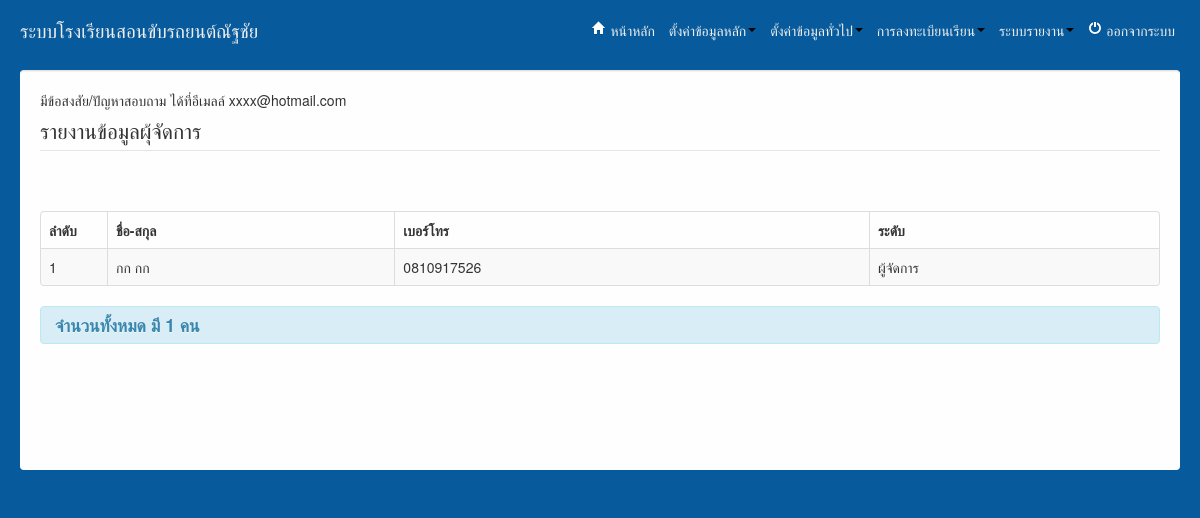
The app's page /admin/index.php?url=rpt_manager.php (signed in) with its own data.
### tables this page shows
CREATE TABLE IF NOT EXISTS `tbuser` (
  `id` int(5) NOT NULL AUTO_INCREMENT,
  `username` varchar(20) NOT NULL,
  `password` varchar(20) NOT NULL,
  `fname` varchar(50) NOT NULL,
  `lname` varchar(50) NOT NULL,
  `email` varchar(50) NOT NULL,
  `gender` varchar(50) NOT NULL,
  `tel` varchar(13) NOT NULL,
  `type` varchar(20) NOT NULL,
  `m_status` varchar(5) NOT NULL,
  PRIMARY KEY (`id`)
);

### db/function.php (called while the page is built, shortened)
<?php
function get_level($data = null) {
    $array = array(
        'admin' => 'ผู้ดูแลระบบ',
        'user' => 'ผู้เรียน',
        'teacher' => 'อาจารย์ฝึกหัด',
        'manager' => 'ผู้จัดการ'
    );
    if (empty($data))
        return '-';
    else
        return $array[$data];
}
?>

### admin/rpt_manager.php (the view, shortened to what this page needs)
<?php
$rs = mysql_query('SELECT * FROM tbuser WHERE type = "manager"');
?>
<legend>รายงานข้อมูลผุ้จัดการ</legend>
<br><br>
<table class="table table-bordered table-striped table-hover">
	<thead>
		<tr>
                         <th width="50px">ลำดับ</th>
			<th>ชื่อ-สกุล</th>
			<th>เบอร์โทร</th>
			<th>ระดับ</th>
		</tr>
	</thead>
	<tbody>
		<?php $i = 1;  while($val = mysql_fetch_assoc($rs)): ?>
		<tr>
                         <td><?php echo $i++;?></td>
			<td><?php echo $val['fname'].' '.$val['lname']; ?></td>
			<td><?php echo $val['tel']; ?></td>
			<td><?php echo get_level($val['type']); ?></td>
		</tr>
		<?php endwhile; ?>
	</tbody>
</table>
<h4 class="alert alert-info">จำนวนทั้งหมด มี <?php echo $num = mysql_num_rows($rs);?> คน</h4>

### admin/css/mycss.css (style rules this page uses)
* { margin: 0; padding: 0; }

### records on screen
tbuser: fname "กก", lname "กก", tel "0810917526", type "ผู้จัดการ"

### other values on screen
$num = mysql_num_rows($rs) "1"
